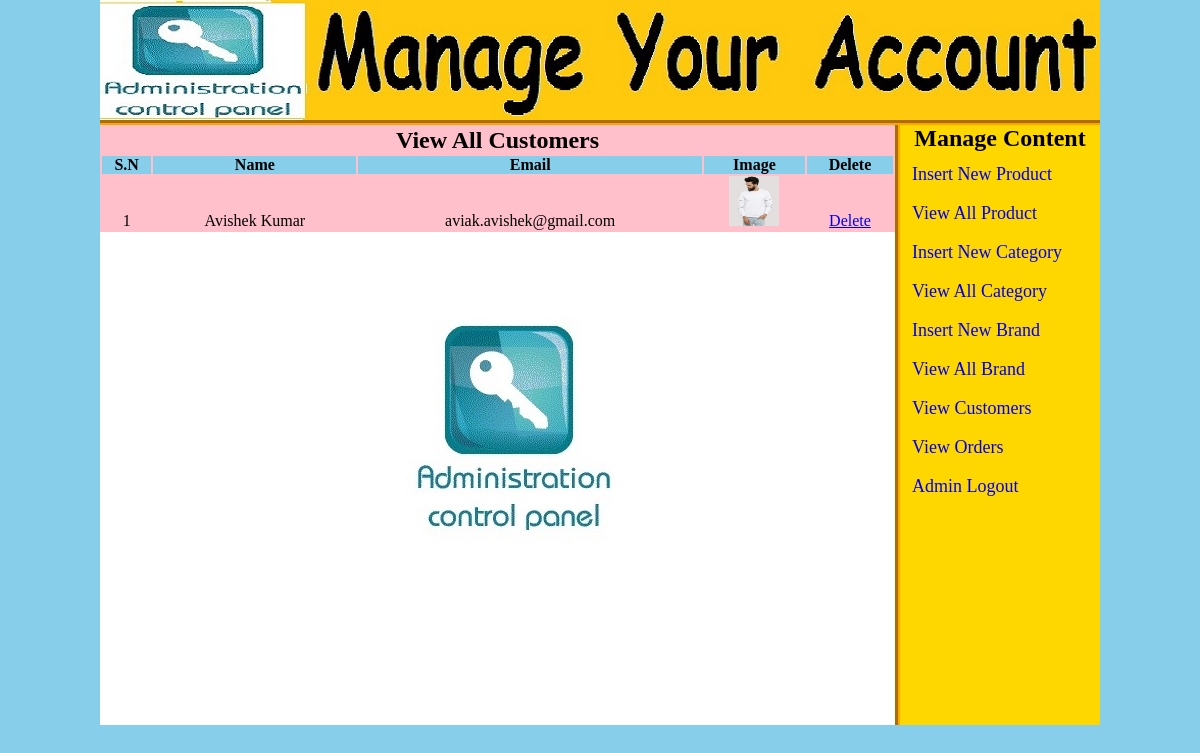
/admin_area/index.php?view_customers (signed in), run on the app's committed database.
### tables this page shows
CREATE TABLE `customers` (
  `customer_id` int(10) NOT NULL,
  `customer_ip` varchar(255) NOT NULL,
  `customer_name` text NOT NULL,
  `customer_email` varchar(100) NOT NULL,
  `customer_pass` varchar(100) NOT NULL,
  `customer_country` text NOT NULL,
  `customer_city` text NOT NULL,
  `customer_contact` varchar(255) NOT NULL,
  `customer_image` text NOT NULL,
  `customer_address` varchar(255) NOT NULL
);

### admin_area/view_customers.php (the view)
<?php
	if(!isset($_SESSION['user_email']))
	{
		echo "<script>window.open('login.php?not_admin=You are not an admin!','_self')</script>";
	}
	else
	{
?>
<table width="795" align="center" bgcolor="pink">
	<tr align="center">
		<td colspan="6"><h2>View All Customers</h2></td>
	</tr>
	<tr align="center" bgcolor="skyblue">
		<th>S.N</th>
		<th>Name</th>
		<th>Email</th>
		<th>Image</th>
		<th>Delete</th>
	</tr>
	<?php
		include("includes/db.php");
		$get_c="select * from customers";
		$run_c=mysqli_query($con,$get_c);
		$i=0;
		while($row_c=mysqli_fetch_array($run_c))
		{
			$c_id=$row_c['customer_id'];
			$c_name=$row_c['customer_name'];
			$c_email=$row_c['customer_email'];
			$c_image=$row_c['customer_image'];
			$i++;
	?>
	<tr align="center">
		<td><?php echo $i;?></td>
		<td><?php echo $c_name;?></td>
		<td><?php echo $c_email;?></td>
		<td><img src="../customer/customer_images/<?php echo $c_image;?>" width="50" height="50"/></td>
		<td><a href="delete_c.php?delete_c=<?php echo $c_id;?>">Delete</a></td>
	</tr>
		<?php } ?>
</table>
	<?php } ?>

### admin_area/styles/style.css (style rules this page uses)
html, body, div, span, applet, object, iframe, h1, h2, h3, h4, h5, h6, p, blockquote, pre, a, abbr, acronym, address, big, cite, code, del, dfn, em, img, ins, kbd, q, s, samp, small, strike, strong, sub, sup, tt, var, b, u, i, center, dl, dt, dd, ol, ul, li, fieldset, form, label, legend, table, caption, tbody, tfoot, thead, tr, th, td, article, aside, canvas, details, embed, figure, figcaption, footer, header, hgroup, menu, nav, output, ruby, section, summary, time, mark, audio, video { margin: 0; padding: 0; border: 0; vertical-align: baseline; }
body { background:skyblue; }

### data on the page
customers: customer_name "Avishek Kumar", customer_email "aviak.avishek@gmail.com", customer_image (picture)
